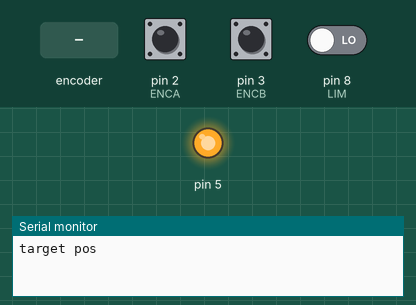
Simulated run of this sketch. Board: Arduino Uno, built with avr-gcc and run on an emulated ATmega328P. Shown: output pins drawn as LEDs (lit = HIGH), the last lines printed to the serial monitor. The test bench sets the inputs (shaded band); at power-on: pin 8 (LIM) LOW, pin 2 (ENCA) HIGH, pin 3 (ENCB) HIGH.

Above: at 1.2 s.
1.3 s: pin 8 (LIM) driven HIGH
At 1.9 s:
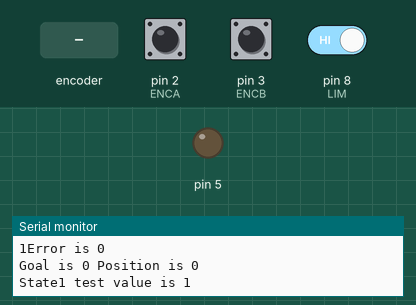
2.8 s: rotary encoder on pin 2 (ENCA) / pin 3 (ENCB) turned 1 step (first pin leading)
At 6.9 s:
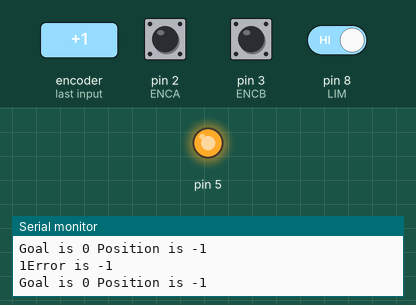
Timing chart, 0 to 8.4 s (numbered marks = the images above; inputs shaded):
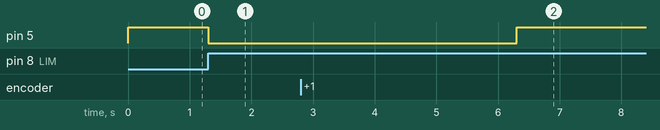

The sketch:

motor_control_v3.ino
```cpp
#define ENCA 2
#define ENCB 3
#define PWM 5
#define IN2 6
#define IN1 7
#define LIM 8

int pos = 0;
long prevT = 0;
float eprev = 0;
float eintegral = 0;

int set_pwm = 255;
int num_bin = 4;            // number of bin
float ppr_dist = 62.832;         //แก้เป็นระยะที่วัดได้จากโลกจริง เป็นหน่วย มม. !!!!!!!!!!!!!!!!!!!!!!!!!!!!!
float ppr_tig = 675;          //ค่าที่ปริ้นท์จากโค้ด test_enc !!!!!!!!!!!!!!!!!!!!!!!!!!!
float bin_dist = 294;       //(295)distance between bin to bin, unit = mm


void setup() {
  Serial.begin(9600);
  pinMode(LIM, INPUT);

  pinMode(ENCA, INPUT);
  pinMode(ENCB, INPUT);

  attachInterrupt(digitalPinToInterrupt(ENCA), readEncoder, RISING);
  Serial.println("target pos");
}

void loop() {

  //limit switch
  int state = 1;
  int limit_check = digitalRead(LIM);
  //Serial.println("test 1");

  if (limit_check == 1) {
    while (state <= num_bin) {


      // error
      int e = pos - pprToGoal(state);


      // ปัญหาไม่ยอมวิ้งกลับ//
      ///////////////////////////////////////
      // motor direction
      int dir = 1;
      if (e > 0) {
        dir = -1;
      }

      // signal the motor

      Serial.print(dir);
      setMotor(dir, set_pwm, PWM, IN1, IN2);

      //////////////////////////////////////
      // store previous error
      eprev = e;
      Serial.print("Error is ");
      Serial.println(e);
      Serial.print("Goal is ");
      Serial.print(pprToGoal(state));
      Serial.print(" Position is ");
      Serial.print(pos);
      Serial.println();
      if (e == 0 && state == 1){
        Serial.print("State1 test value is ");
        Serial.println(state);
        setMotor(0, 0, PWM, IN1, IN2);
        delay(5000);
        state++;
        break;
      }
      else if (e == 0) {
        Serial.print("State is ");
        Serial.println(state);
        setMotor(0, 0, PWM, IN1, IN2);
        delay(5000);
        state++;
        break;
      }
    }
  }//fix this left right
  else if (limit_check == 0) {
    setMotor(-1, set_pwm, PWM, IN1, IN2);
    pos = 0;
    //Serial.println("test 3");
  }
  //Serial.println(limit_check);
//  else {
//    setMotor(0, 0, PWM, IN1, IN2);
//
//  }
}

void setMotor(int dir, int pwmVal, int pwm, int in1, int in2) {
  analogWrite(pwm, pwmVal);
  if (dir == 1) {
    digitalWrite(in1, HIGH);
    digitalWrite(in2, LOW);
  }
  else if (dir == -1) {
    digitalWrite(in1, LOW);
    digitalWrite(in2, HIGH);
  }
  else {
    digitalWrite(in1, LOW);
    digitalWrite(in2, LOW);
  }
}
int pprToGoal(int state_num) {
  float target = (ppr_tig / ppr_dist) * (bin_dist*(state_num-1));
  return (target);
}
void readEncoder() {
  int b = digitalRead(ENCB);
  if (b > 0) {
    pos++;
  }
  else {
    pos--;
  }
}
```

Measured:
- after the input at 1.3 s, pin 5: HIGH → LOW at once
- after the input at 2.8 s, pin 5: LOW → HIGH after 3.5 s
